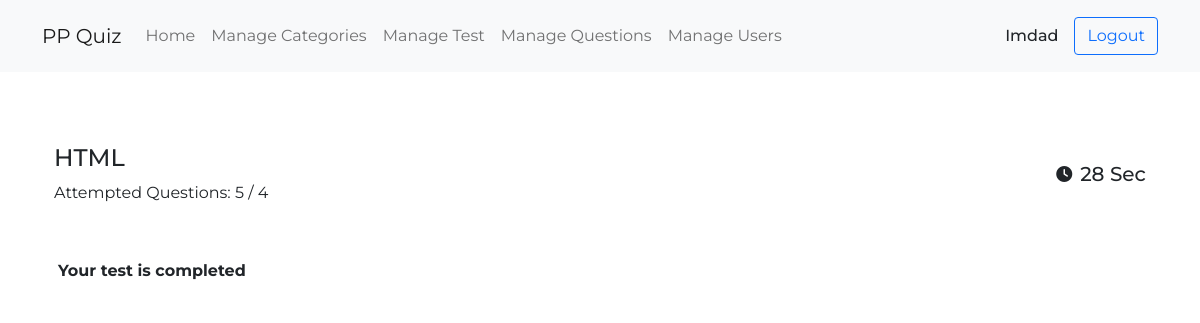
Page /test_ongoing.php?record_id=PP_7222814489 (signed in) on the committed database.
### tables this page shows
CREATE TABLE `users` (
  `id` int(255) NOT NULL,
  `name` varchar(255) NOT NULL,
  `email` varchar(255) NOT NULL,
  `phone` varchar(255) NOT NULL,
  `password` varchar(255) NOT NULL,
  `status` varchar(255) NOT NULL DEFAULT 'active',
  `created_at` datetime NOT NULL DEFAULT current_timestamp()
);

CREATE TABLE `tests` (
  `id` int(11) NOT NULL,
  `title` varchar(255) NOT NULL,
  `description` longtext NOT NULL,
  `status` varchar(255) NOT NULL,
  `category_id` varchar(255) NOT NULL,
  `created_at` timestamp NOT NULL DEFAULT current_timestamp()
);

CREATE TABLE `test_records` (
  `id` int(11) NOT NULL,
  `user_id` varchar(255) NOT NULL,
  `test_id` varchar(255) NOT NULL,
  `record_id` varchar(255) NOT NULL,
  `status` varchar(255) NOT NULL DEFAULT 'incomplete',
  `attempted_questions` varchar(255) NOT NULL DEFAULT '0',
  `skipped_questions` varchar(255) NOT NULL DEFAULT '0',
  `correct_answers` varchar(255) NOT NULL DEFAULT '0',
  `wrong_answers` varchar(255) NOT NULL DEFAULT '0',
  `marks_obtained` varchar(255) NOT NULL DEFAULT '0',
  `attmp_question_ids` longtext DEFAULT NULL,
  `created_at` datetime NOT NULL DEFAULT current_timestamp()
);

### test_ongoing.php (the view, shortened to what this page needs)
<?php
include('./layout/header.php');
$record = mysqli_fetch_array(mysqli_query($conn, "SELECT * FROM test_records WHERE record_id = '$_GET[record_id]'"));
$test = mysqli_fetch_array(mysqli_query($conn, "SELECT * FROM tests WHERE id = '$record[test_id]' "));
$question_ids = $record['attmp_question_ids'] ?? 0;
$questions = mysqli_query($conn, "SELECT * FROM questions WHERE test_id = '$test[id]' AND id NOT IN ($question_ids) ORDER BY RAND() LIMIT 1");
$total_question = mysqli_num_rows(mysqli_query($conn, "SELECT * FROM questions WHERE test_id = '$test[id]'"));
?>
<div class="container bg-white p-4 my-5 mb-3 rounded">
    <div class="d-flex justify-content-between align-items-center">
        <div class="left">
            <h4><?= $test['title'] ?></h4>
            <p class="mb-0">Attempted Questions: <?= $record['attempted_questions'] + 1 ?> / <?= $total_question ?></p>
        </div>
        <div class="right d-flex align-items-center">
            <i class="fa fa-clock me-2"></i>
            <h5 class="mb-0"><span id="timer">30</span> Sec</h5>
        </div>
    </div>
</div>
<?php
if (mysqli_num_rows($questions) == 0) {
?>
    <div class="container rounded" style="background: #ffffff47;">
        <div class="texts p-3">
            <h1 class="mb-0 h6 fw-bold">Your test is completed</h1>
        </div>
    </div>
<?php
}
?>
<?php
include('./layout/footer.php');
?>

### layout/header.php (shortened to what this page needs)
<?php
require('./layout/conn.php');
if (!$_SESSION['email']) {
?>
    <script>
        location.replace('index.php');
    </script>
<?php
} else {
    $user = mysqli_fetch_assoc(mysqli_query($conn, "SELECT * FROM users WHERE `email` = '$_SESSION[email]'"));
}
?>
<!DOCTYPE html>
<html lang="en">
<head>
    <link href="https://cdn.jsdelivr.net/npm/bootstrap@5.0.2/dist/css/bootstrap.min.css" rel="stylesheet">
    <link rel="stylesheet" href="https://cdnjs.cloudflare.com/ajax/libs/font-awesome/6.4.2/css/all.min.css" />
    <link rel="stylesheet" href="//cdn.datatables.net/1.13.6/css/jquery.dataTables.min.css">
    <link rel="stylesheet" href="assets/style.css">
</head>
<body style="background-image: url('https://images.unsplash.com/photo-1532012197267-da84d127e765');">
    <nav class="navbar navbar-expand-lg navbar-light bg-light p-3">
        <div class="container">
            <a class="navbar-brand" href="#">PP Quiz</a>
            <div class="collapse navbar-collapse" id="navbarSupportedContent">
                <ul class="navbar-nav me-auto mb-2 mb-lg-0">
                    <li class="nav-item">
                        <a class="nav-link" aria-current="page" href="./dashboard.php">Home</a>
                    </li>
                    <?php
                    if ($user['status'] == 'admin') {
                    ?>
                        <li class="nav-item">
                            <a class="nav-link" aria-current="page" href="./manage_categories.php">Manage Categories</a>
                        </li>
                        <li class="nav-item">
                            <a class="nav-link" aria-current="page" href="./manage_tests.php">Manage Test</a>
                        </li>
                        <li class="nav-item">
                            <a class="nav-link" aria-current="page" href="./manage_questions.php">Manage Questions</a>
                        </li>
                        <li class="nav-item">
                            <a class="nav-link" aria-current="page" href="./manage_users.php">Manage Users</a>
                        </li>
                    <?php
                    }
                    ?>
                </ul>
                <div class="d-flex align-items-center gap-3">
                    <h4 class="mb-0 h6"><?= $user['name'] ?></h4>
                    <a class="btn btn-outline-primary" href="./layout/logout.php">Logout</a>
                </div>
            </div>
        </div>
    </nav>

### assets/style.css (style rules this page uses)
* { font-family: Montserrat; }

### rows in the picture
users: name "Imdad"
tests: title "HTML"
test_records: $record['attempted_questions'] + 1 "5"

### other values in the picture
$total_question "4"
